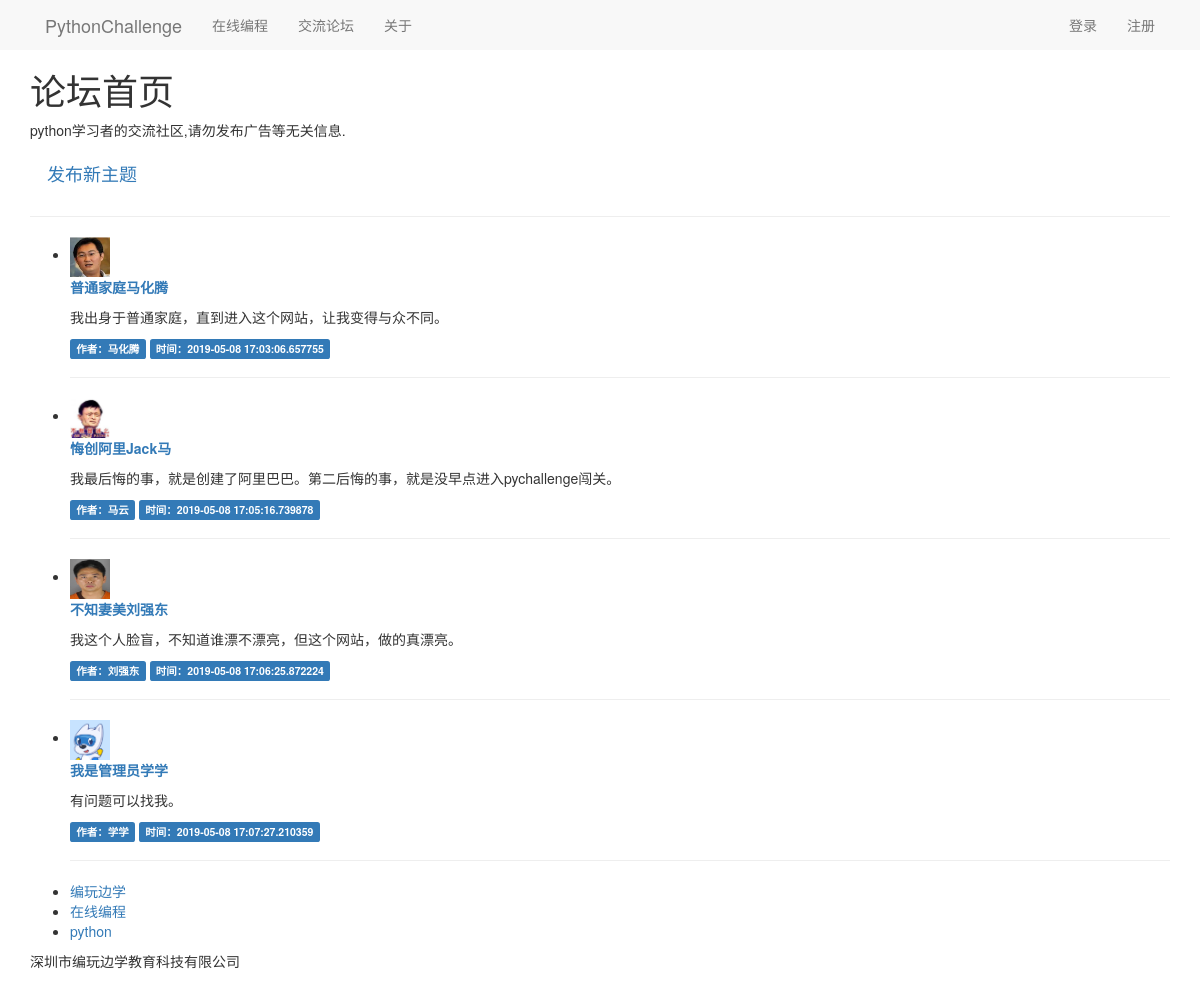
The app's page /forum_index with its own data.
### main.py (models this page shows)
class Post(db.Model):
    __tablename__ = 'posts'
    id = db.Column(db.Integer, primary_key=True, autoincrement=True)
    title = db.Column(db.String(100), nullable=False)
    content = db.Column(db.Text, nullable=False)
    create_time = db.Column(db.DateTime, default=datetime.now)
    author_id = db.Column(db.Integer, db.ForeignKey('users.id'))
    author = db.relationship('User', backref=db.backref('posts'))

class User(db.Model):
    __tablename__ = 'users'
    id = db.Column(db.Integer, primary_key=True)
    username = db.Column(db.String(16), nullable=False, unique=True)
    password = db.Column(db.String(100), nullable=False)
    email = db.Column(db.String(64), nullable=True)
    address = db.Column(db.String(50), nullable=True)
    info = db.Column(db.String(100), nullable=True)
    stage = db.Column(db.Integer, default='0')
    real_avatar = db.Column(db.String(100), default='/static/avatar/code.png')

### main.py (the view)
@app.route('/forum_index')
def forum_index():
    posts = Post.query.all()
    return render_template('forum_index.html', posts=posts)

### main.py (called while the page is built)
@app.context_processor
def my_context_processor():
    user_id = session.get('user_id')
    if user_id:
        user = User.query.filter(User.id == user_id).first()
        if user:
            return {'um': user}
    return {}

### templates/forum_index.html (shortened to what this page needs)
{% extends "base.html" %}
{% block content %}
    <div class="bs-docs-header" id="content" tabindex="-1">
      <div class="container">
        <h1>论坛首页</h1>
        <p>python学习者的交流社区,请勿发布广告等无关信息.</p>
      </div>
    </div>
    <div class="container">
    <a href="{{ url_for('post') }}" class="btn btn-outline btn-lg">发布新主题</a>
        <hr>
        <ul class="posts">
            {% for post in posts %}
                <li class="post">
                    <div class="post-thumbnail">
                        <img style="width:40px;height:40px;" src="{{ post.author.real_avatar }}" alt=""
                             class="avatar">
                    </div>
                    <div class="post-content">
                        <div class="post-body">
                            <p span style="color:blue">
                                <b>
                                    <a href="{{ url_for('detail', post_id=post.id) }}">{{ post.title }}</a>
                                </b>
                            </p>
                            <p><span>{{ post.content }}</span></p>
                        </div>
                    </div>
                    <div class="post-footer">
                        {% if um %}
                            <a class="label label-primary"
                               href="{{ url_for('user_detail', user_id=post.author.id) }}"><span>作者：{{ post.author.username }}</span></a>
                        {% else %}
                            <span class="label label-primary">作者：{{ post.author.username }}</span>
                        {% endif %}
                        <span class="label label-primary">时间：{{ post.create_time }}</span>
                    </div>
                </li>
                <hr>
            {% endfor %}
        </ul>
    </div>
{% endblock %}

### records on screen
Post: author.real_avatar (picture), title "普通家庭马化腾", content "我出身于普通家庭，直到进入这个网站，让我变得与众不同。", author.username "马化腾", create_time "2019-05-08 17:03:06.657755"
Post: author.real_avatar (picture), title "悔创阿里Jack马", content "我最后悔的事，就是创建了阿里巴巴。第二后悔的事，就是没早点进入pychallenge闯关。", author.username "马云", create_time "2019-05-08 17:05:16.739878"
Post: author.real_avatar (picture), title "不知妻美刘强东", content "我这个人脸盲，不知道谁漂不漂亮，但这个网站，做的真漂亮。", author.username "刘强东", create_time "2019-05-08 17:06:25.872224"
Post: author.real_avatar (picture), title "我是管理员学学", content "有问题可以找我。", author.username "学学", create_time "2019-05-08 17:07:27.210359"
